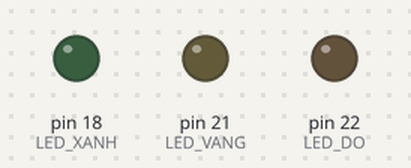
This sketch was run on a simulated Arduino Mega 2560, built with avr-gcc and run on an emulated ATmega2560. On the bench: output pins drawn as LEDs (lit = HIGH).

Above: at 0.2 s.
At 1.0 s:
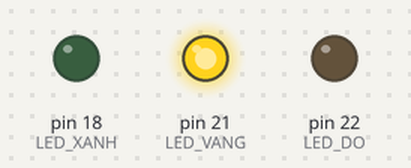
At 1.4 s:
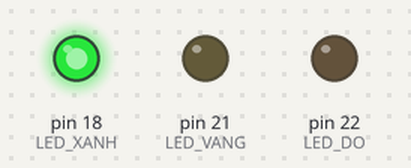
At 2.6 s:
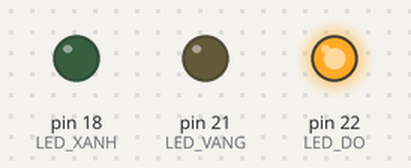
At 3.8 s:
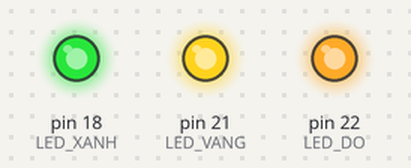
Timing chart, 0 to 4.6 s (numbered marks = the images above):
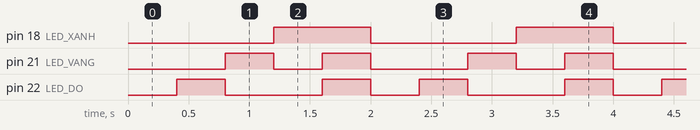

The sketch:

YeuCau2_LED.ino
```cpp
#include <Arduino.h>

// De 2 - Yeu cau 2: quet 3 LED, moi trang thai keo dai 400 ms.
// Module den: R -> GPIO22, Y -> GPIO21, G -> GPIO18, GND -> GND.
constexpr uint8_t LED_DO = 22;
constexpr uint8_t LED_VANG = 21;
constexpr uint8_t LED_XANH = 18;
constexpr unsigned long THOI_GIAN_TRANG_THAI_MS = 400;

uint8_t trangThai = 0;
unsigned long lanChuyenTrangThaiMs = 0;

void hienThiTrangThai(uint8_t giaTri) {
  // 0: tat het; 1: do; 2: vang; 3: xanh; 4: sang ca ba.
  digitalWrite(LED_DO, (giaTri == 1 || giaTri == 4) ? HIGH : LOW);
  digitalWrite(LED_VANG, (giaTri == 2 || giaTri == 4) ? HIGH : LOW);
  digitalWrite(LED_XANH, (giaTri == 3 || giaTri == 4) ? HIGH : LOW);
}

void setup() {
  pinMode(LED_DO, OUTPUT);
  pinMode(LED_VANG, OUTPUT);
  pinMode(LED_XANH, OUTPUT);

  hienThiTrangThai(trangThai);
  lanChuyenTrangThaiMs = millis();
}

void loop() {
  const unsigned long bayGioMs = millis();

  // Khong dung delay(), de co the them Blynk va cam bien ve sau.
  if (bayGioMs - lanChuyenTrangThaiMs >= THOI_GIAN_TRANG_THAI_MS) {
    lanChuyenTrangThaiMs = bayGioMs;
    trangThai = (trangThai + 1) % 5;
    hienThiTrangThai(trangThai);
  }
}
```

Measured:
- by itself, pin 18 (LED_XANH): alternates HIGH for 0.80 s and LOW for 1.2 s
- by itself, pin 21 (LED_VANG): repeats every 2.0 s: LOW 0.40 s, HIGH 0.40 s, LOW 0.80 s, HIGH 0.40 s
- by itself, pin 22 (LED_DO): repeats every 2.0 s: LOW 0.80 s, HIGH 0.40 s, LOW 0.40 s, HIGH 0.40 s
